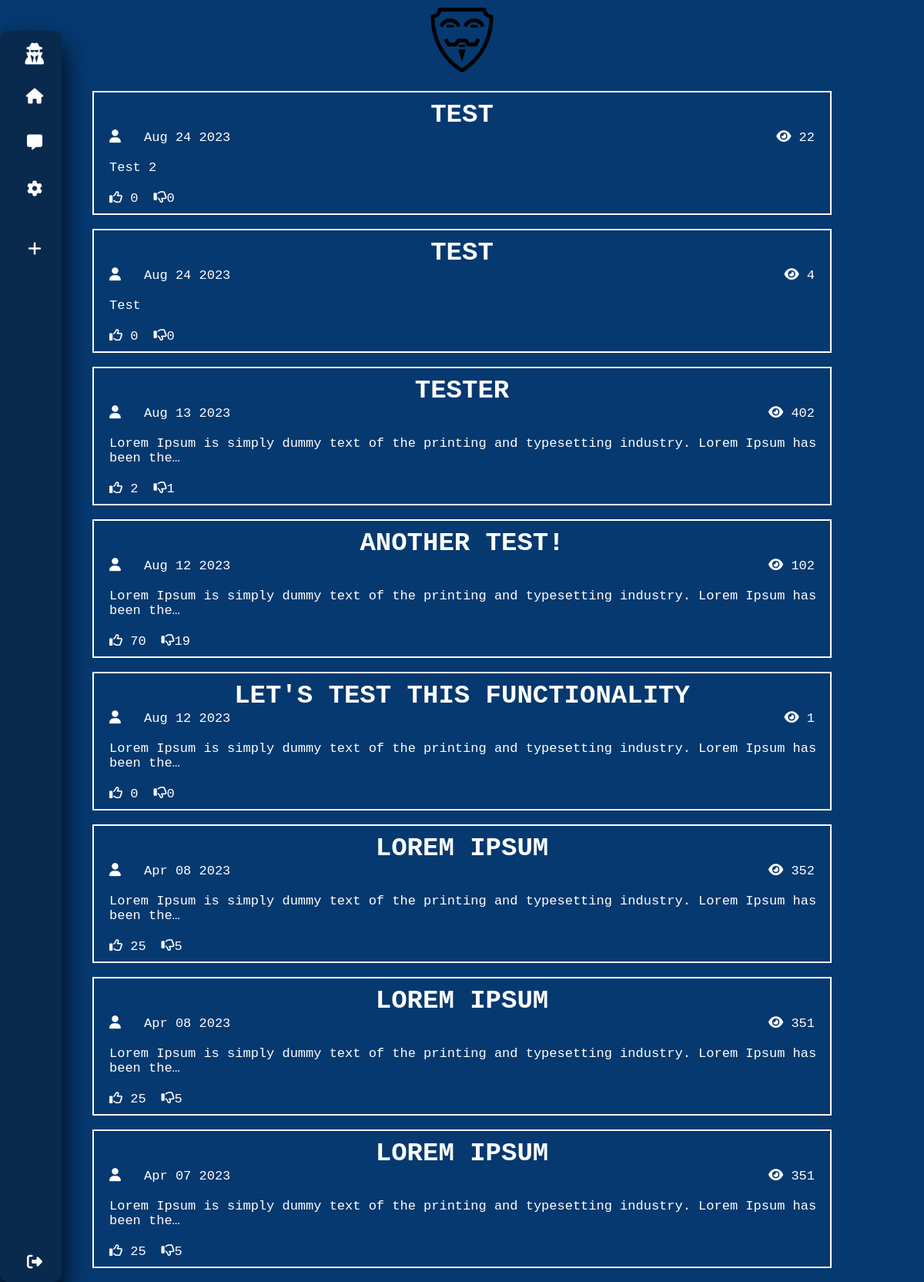
The app's page / (signed in) with its own data.
### anonymous/models.py (models this page shows, shortened)
class Post(models.Model):
    user = models.ForeignKey(Anonymous, on_delete=models.CASCADE)
    title = models.CharField(max_length=100)
    description = models.TextField()
    date = models.DateTimeField(auto_now_add=True)
    likes = models.IntegerField(default=0)
    dislikes = models.IntegerField(default=0)
    views = models.IntegerField(default=0)

### anonymous/views.py (the view, shortened to what this page needs)
# urls.py: path('', views.index, name = 'index'),
@login_required(login_url="login/")
def index(request):
    get_all_posts = Post.objects.all().order_by('-date')
    context = {'get_all_posts':get_all_posts}
    return render(request, 'anonymous/index.html', context)

### anonymous/templates/anonymous/index.html (shortened to what this page needs)
{%extends 'anonymous/base.html'%} {%load static%} {%block content%}
<head>
  <link rel="stylesheet" href="{% static 'css/index.css' %}" />
</head>
<div class="anonymous">
  <img src="{% static 'images/anonymous.png' %}" alt="" />
</div>
<div class="container">
  {%for post in get_all_posts%}
  <div class="blog">
    <a href="{% url 'post' post.id %}">
      <h1 class="title">{{post.title}}</h1>
      <div class="data">
        <span class="date">
        <i class="fa-solid fa-user modal" style="margin-right: 20px"></i> {{post.date|date:"M d Y"}}</span>
        <span class="views"> <i class="fa-solid fa-eye"></i> {{post.views}}</span>
      </div>
      <p>{{post.description| truncatechars:100}}</p>
    </a>
    <div class="interaction">
      {%if post.interaction.all%} {% for i in post.interaction.all%} {% if i.user == request.user%}
      {%if i.likes %}
      <span class="likes">
        <i class="fa-solid fa-thumbs-up" data-id="{{post.id}}"></i>
        <span class="like active">{{post.likes}}</span></span
      >
      <span class="dislikes">
        <i class="fa-regular fa-thumbs-down" data-id="{{post.id}}"></i>
        <span class="dislike">{{post.dislikes}}</span></span
      >
      {%endif%} {%if i.dislikes %}
      <span class="likes"
        ><i class="fa-regular fa-thumbs-up" data-id="{{post.id}}"></i>
        <span class="like">{{post.likes}}</span></span
      >
      <span class="dislikes"
        ><i class="fa-solid fa-thumbs-down" data-id="{{post.id}}"></i
        ><span class="dislike active">{{post.dislikes}}</span></span
      >
      {%endif%} {%endif%}{%endfor%} {%else%}
      <span class="likes"
        ><i class="fa-regular fa-thumbs-up" data-id="{{post.id}}"></i>
        <span class="like">{{post.likes}}</span></span
      >
      <span class="dislikes"
        ><i class="fa-regular fa-thumbs-down" data-id="{{post.id}}"></i
        ><span class="dislike">{{post.dislikes}}</span></span
      >{%endif%}
    </div>
  </div>
  <br />
  {%endfor%}
</div>
{%endblock%}

### anonymous/static/css/base.css (style rules this page uses)
* { margin: 0; padding: 0; outline: none; border: none; text-decoration: none; box-sizing: border-box; }

### anonymous/static/css/index.css (style rules this page uses)
* { margin: 0; padding: 0; box-sizing: border-box; }
body { background: #063970; }
.anonymous { margin: 10px 0 20px 0; text-align: center; }
.anonymous img { width: 7%; color: white; }
.blog { font-family: "Courier New", monospace; font-weight: 500; font-size: 17px; color: white; margin: auto; text-align: center; border: 2px solid white; width: 80%; padding: 10px; }
.blog a { color: white; }
.blog .title { text-transform: uppercase; color: white; }
.blog p { margin: 20px 0 20px 10px; text-align: left; }
.data { display: flex; }
.views { margin-left: auto; margin-right: 10px; }
.date { margin-left: 10px; }
.interaction { display: flex; justify-content: start; margin-left: 10px; }
.likes { margin-right: 20px; }

### records on screen
Post: title "TEST", date "Aug 24 2023", views "22", description "Test 2", likes "0", dislikes "0"
Post: title "TEST", date "Aug 24 2023", views "4", description "Test", likes "0", dislikes "0"
Post: title "TESTER", date "Aug 13 2023", views "402", description "Lorem Ipsum is simply dummy text of the printing and typesetting industry. Lorem Ipsum has been the…", likes "2", dislikes "1"
Post: title "ANOTHER TEST!", date "Aug 12 2023", views "102", description "Lorem Ipsum is simply dummy text of the printing and typesetting industry. Lorem Ipsum has been the…", likes "70", dislikes "19"
Post: title "LET'S TEST THIS FUNCTIONALITY", date "Aug 12 2023", views "1", description "Lorem Ipsum is simply dummy text of the printing and typesetting industry. Lorem Ipsum has been the…", likes "0", dislikes "0"
Post: title "LOREM IPSUM", date "Apr 08 2023", views "352", description "Lorem Ipsum is simply dummy text of the printing and typesetting industry. Lorem Ipsum has been the…", likes "25", dislikes "5"
Post: title "LOREM IPSUM", date "Apr 08 2023", views "351", description "Lorem Ipsum is simply dummy text of the printing and typesetting industry. Lorem Ipsum has been the…", likes "25", dislikes "5"
Post: title "LOREM IPSUM", date "Apr 07 2023", views "351", description "Lorem Ipsum is simply dummy text of the printing and typesetting industry. Lorem Ipsum has been the…", likes "25", dislikes "5"
